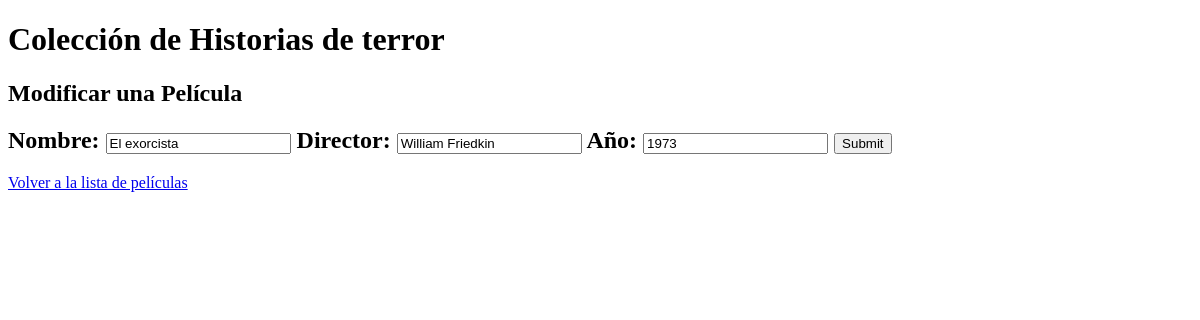
Before: /peliculas/actualizar/1 with the older database file.
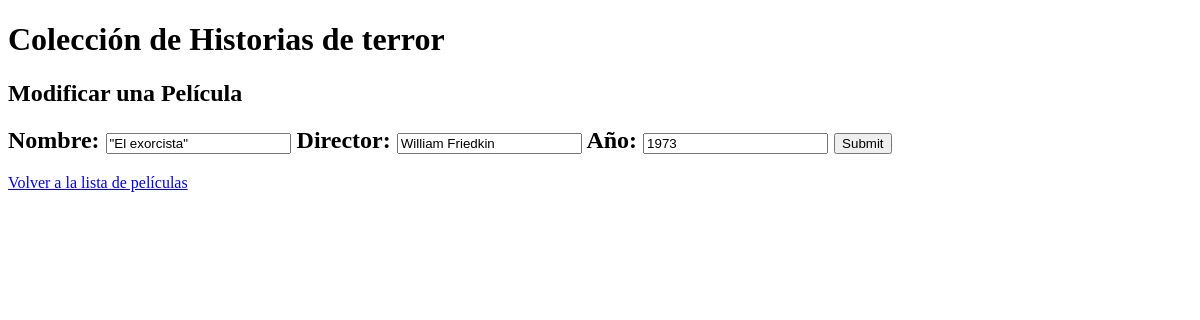
After: the same page with the newer database file.
### aplicacion/models.py (models this page shows, shortened)
class Pelicula(models.Model):
    nombre = models.CharField(max_length=400)
    director = models.CharField(max_length=200)
    año = models.IntegerField()

### aplicacion/views.py (the view, shortened to what this page needs)
# urls.py: path("peliculas/actualizar/<int:pk>", ActualizarPelicula.as_view()),
class ActualizarPelicula(View):
  form_class = PeliculaForm
  template_name = 'aplicacion/actualizar_peliculas.html'
  initial = {"nombre":"", "director":"", "año":""}
  def get(self, request, pk):
      pelicula = get_object_or_404(Pelicula, pk=pk)
      form = self.form_class(instance= pelicula)
      return render(request, self.template_name, {'form':form,'pelicula': pelicula})

### aplicacion/forms.py
class PeliculaForm(forms.ModelForm):
    class Meta:
        model = Pelicula
        fields = ['nombre', 'director', 'año']

### aplicacion/templates/aplicacion/actualizar_peliculas.html (shortened to what this page needs)
{% extends 'aplicacion/base.html' %}
{% block titulo%} Modificar una Película {% endblock %}
{% block contenido %}
<form action="/peliculas/actualizar/{{pelicula.id}}" method="post">
    {{ form }}
    <input type="submit" value="Submit">
</form>
<a href='/peliculas'>Volver a la lista de películas</a>
{% endblock %}

Changed rows visible on the page:
changed Pelicula "William Friedkin": nombre "El exorcista" → "\"El exorcista\""
